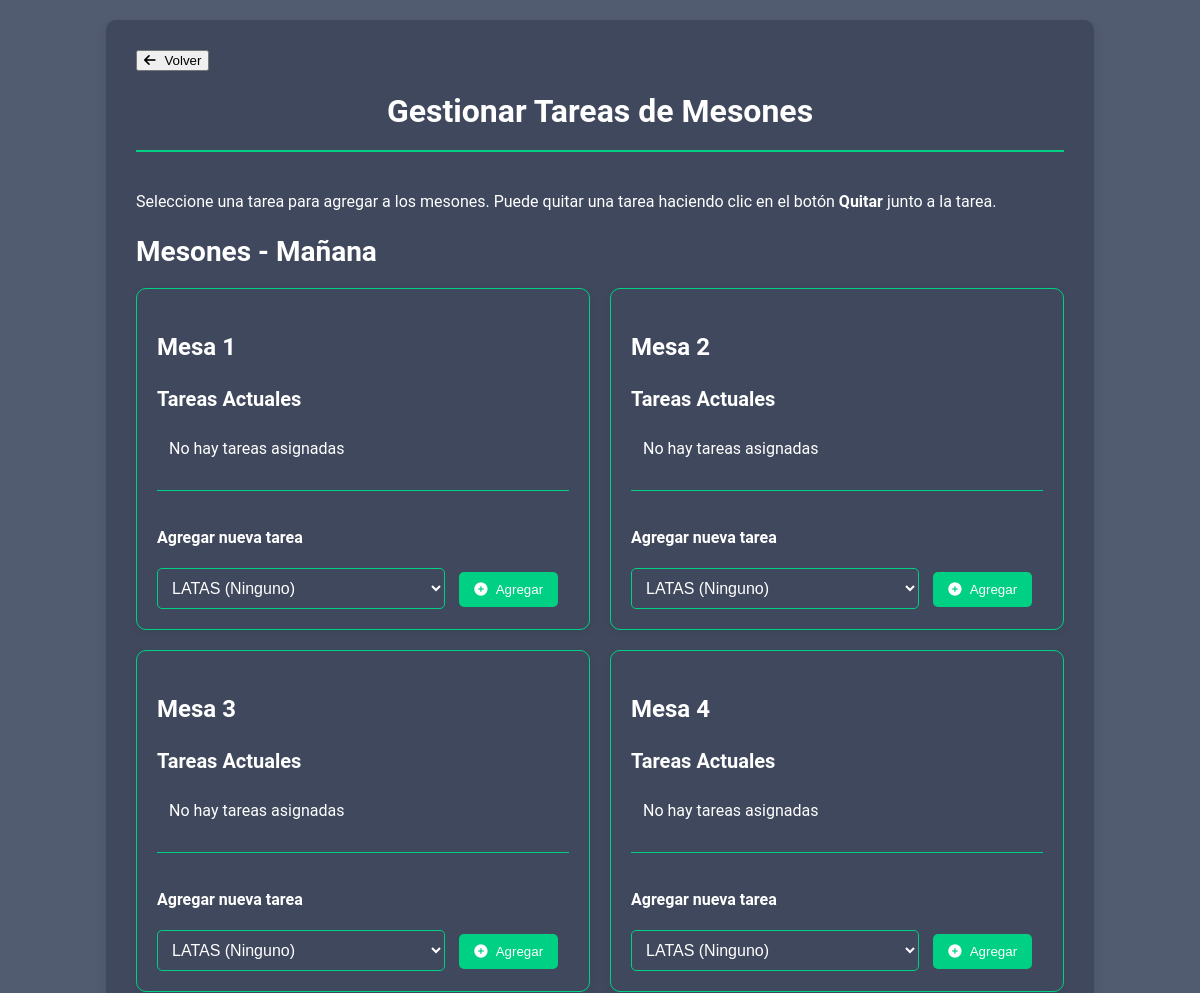
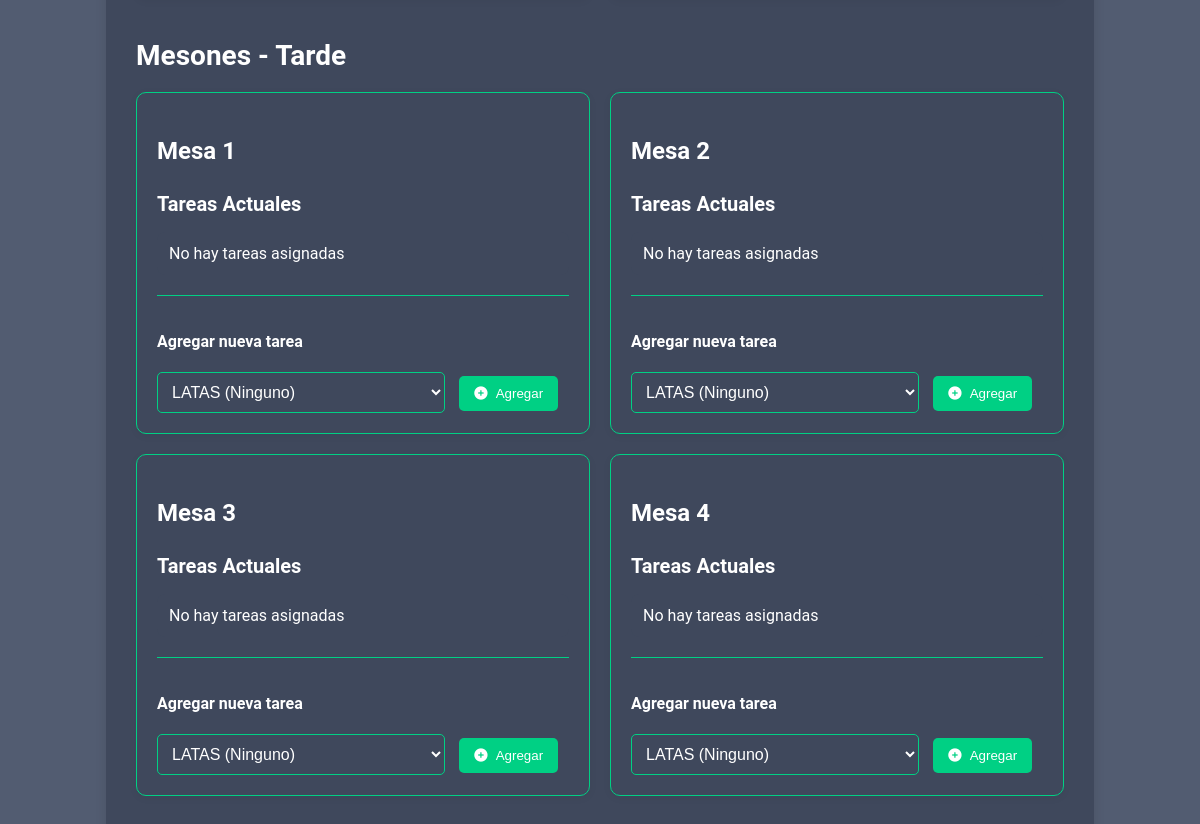
Page /gestionar-tareas/ (signed in) on the committed database (2 pictures, top to bottom).
### gestion/models.py (models this page shows, shortened)
class Mesa(models.Model):
    numero = models.IntegerField()
    empleados = models.ManyToManyField(Empleado, blank=True)
    tareas = models.ManyToManyField(Tarea, blank=True)
    horario = models.CharField(max_length=1, choices=Empleado.HORARIO_CHOICES, default='M')
    jefe_mesa = models.ForeignKey(Empleado, on_delete=models.SET_NULL, null=True, blank=True, related_name='jefe_mesa')
    class Meta:
        unique_together = ('numero', 'horario')
        verbose_name = "Mesa"
        verbose_name_plural = "Mesas"

### gestion/views.py (the view, shortened to what this page needs)
# urls.py: path('gestionar-tareas/', views.gestionar_todas_las_tareas, name='gestionar_todas_las_tareas'),
@login_required
def gestionar_todas_las_tareas(request):
    mesas = Mesa.objects.all().prefetch_related('tareas')
    todas_las_tareas = Tarea.objects.all()
    return render(request, 'gestionar_tareas.html', {
        'mesas': mesas,
        'todas_las_tareas': todas_las_tareas
    })

### gestion/templates/gestionar_tareas.html (shortened to what this page needs)
<!DOCTYPE html>
<html lang="es">
  <head>
    {% load static %}
    <link rel="stylesheet" href="{% static 'gestionar_tareas.css' %}" />
  </head>
  <body>
    <div class="container">
      <div class="header">
        <button class="btn-volver" onclick="window.location.href='{% url 'home' %}'">
          <i class="fas fa-arrow-left"></i> Volver
        </button>
        <h1>Gestionar Tareas de Mesones</h1>
        <p class="info-text">
          Seleccione una tarea para agregar a los mesones. Puede quitar una tarea haciendo clic en el botón <strong>Quitar</strong> junto a la tarea.
        </p>
      </div>
      <section class="mesones-section">
        <h2>Mesones - Mañana</h2>
        <div class="mesones-grid">
          {% for mesa in mesas %}
            {% if mesa.horario == 'M' %}
              <div class="mesa-container morning">
                <h3>Mesa {{ mesa.numero }}</h3>
                <div class="tareas-lista">
                  <h4>Tareas Actuales</h4>
                  <ul>
                    {% for tarea in mesa.tareas.all %}
                      <li>
                        <span>{{ tarea.nombre }} ({{ tarea.get_campaña_display }})</span>
                        <form method="POST" class="form-quitar-tarea">
                          {% csrf_token %}
                          <input type="hidden" name="mesa_id" value="{{ mesa.id }}" />
                          <input type="hidden" name="tarea_id" value="{{ tarea.id }}" />
                          <button type="submit" name="quitar_tarea" class="btn-quitar">
                            <i class="fas fa-times-circle"></i> Quitar
                          </button>
                        </form>
                      </li>
                    {% empty %}
                      <li class="no-tareas">No hay tareas asignadas</li>
                    {% endfor %}
                  </ul>
                </div>
                <div class="form-agregar-container">
                  <h4>Agregar nueva tarea</h4>
                  <form method="POST" class="form-agregar-tarea">
                    <select name="tarea_id">
                      {% for tarea in todas_las_tareas %}
                        <option value="{{ tarea.id }}">
                          {{ tarea.nombre }} ({{ tarea.get_campaña_display }})
                        </option>
                      {% endfor %}
                    </select>
                    <button type="submit" name="agregar_tarea" class="btn-agregar">
                      <i class="fas fa-plus-circle"></i> Agregar
                    </button>
                  </form>
                </div>
              </div>
            {% endif %}
          {% endfor %}
        </div>
      </section>
      <section class="mesones-section">
        <h2>Mesones - Tarde</h2>
        <div class="mesones-grid">
          {% for mesa in mesas %}
            {% if mesa.horario == 'T' %}
              <div class="mesa-container afternoon">
                <h3>Mesa {{ mesa.numero }}</h3>
                <div class="tareas-lista">
                  <h4>Tareas Actuales</h4>
                  <ul>
                    {% for tarea in mesa.tareas.all %}
                      <li>
                        <span>{{ tarea.nombre }} ({{ tarea.get_campaña_display }})</span>
                        <form method="POST" class="form-quitar-tarea">
                          {% csrf_token %}
                          <input type="hidden" name="mesa_id" value="{{ mesa.id }}" />
                          <input type="hidden" name="tarea_id" value="{{ tarea.id }}" />
                          <button type="submit" name="quitar_tarea" class="btn-quitar">
                            <i class="fas fa-times-circle"></i> Quitar
                          </button>
                        </form>
                      </li>
                    {% empty %}
                      <li class="no-tareas">No hay tareas asignadas</li>
                    {% endfor %}
                  </ul>
                </div>
                <div class="form-agregar-container">
                  <h4>Agregar nueva tarea</h4>
                  <form method="POST" class="form-agregar-tarea">
                    <select name="tarea_id">
                      {% for tarea in todas_las_tareas %}
                        <option value="{{ tarea.id }}">
                          {{ tarea.nombre }} ({{ tarea.get_campaña_display }})
                        </option>
                      {% endfor %}
                    </select>
                    <button type="submit" name="agregar_tarea" class="btn-agregar">
                      <i class="fas fa-plus-circle"></i> Agregar
                    </button>
                  </form>
                </div>
              </div>
            {% endif %}
          {% endfor %}
        </div>
      </section>
    </div>
  </body>
</html>

### gestion/static/gestionar_tareas.css (style rules this page uses)
body { font-family: 'Roboto', sans-serif; margin: 0; padding: 20px; background-color: #525c71; color: #ffffff; }
.container { width: 80%; margin: 0 auto; background-color: #3f485c; border-radius: 10px; padding: 30px; box-shadow: 0 4px 12px rgba(0, 0, 0, 0.1); }
h1 { text-align: center; color: #ffffff; font-size: 32px; margin-bottom: 40px; border-bottom: 2px solid #00d084; padding-bottom: 20px; }
.mesones-section { margin-bottom: 40px; }
.mesones-section h2 { color: #ffffff; font-size: 28px; margin-bottom: 20px; }
.mesones-grid { display: grid; grid-template-columns: repeat(auto-fit, minmax(300px, 1fr)); gap: 20px; }
.mesa-container { border: 1px solid #00d084; padding: 20px; border-radius: 10px; background-color: #3f485c; box-shadow: 0 2px 8px rgba(0, 0, 0, 0.05); }
.mesa-container h3 { font-size: 24px; color: #ffffff; margin-bottom: 15px; }
.tareas-lista h4 { font-size: 20px; color: #ffffff; margin-bottom: 15px; }
.tareas-lista ul { list-style-type: none; padding: 0; }
.tareas-lista ul li { background-color: #3f485c; margin-bottom: 10px; padding: 12px; border-radius: 8px; display: flex; justify-content: space-between; align-items: center; color: #ffffff; }
.no-tareas { color: #999; }
.form-agregar-container { margin-top: 20px; padding-top: 15px; border-top: 1px solid #00d084; }
.form-agregar-tarea select { width: 70%; padding: 10px; font-size: 16px; border-radius: 5px; border: 1px solid #00d084; background-color: #3f485c; color: #ffffff; margin-right: 10px; cursor: pointer; }
.btn-agregar { background-color: #00d084; color: white; border: none; border-radius: 5px; padding: 10px 15px; cursor: pointer; transition: background-color 0.3s ease; }
button i { margin-right: 5px; }

### rows in the picture
Mesa: numero "1"
Mesa: numero "2"
Mesa: numero "3"
Mesa: numero "4"
Mesa: numero "1"
Mesa: numero "2"
Mesa: numero "3"
Mesa: numero "4"

### other values in the picture
form field tarea_id "LATAS (Ninguno)"
